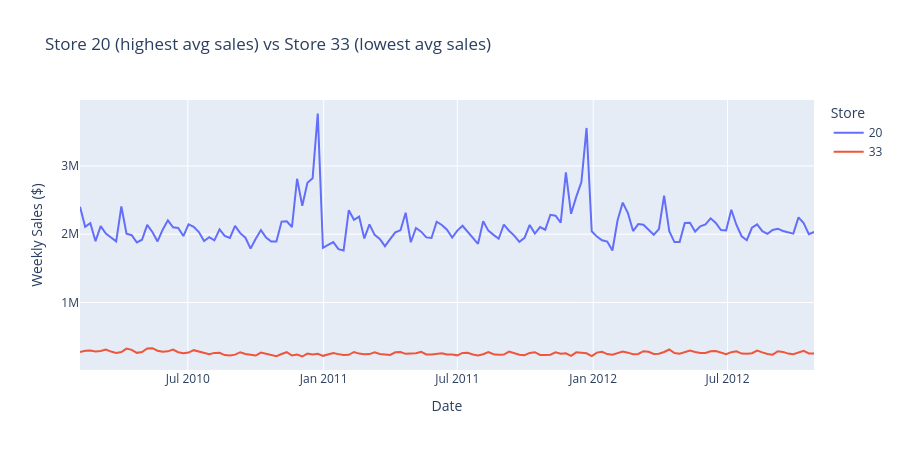

The notebook cell saved with this chart:
### Markdown cell above
Interesting — most red (holiday) markers don't actually land exactly on the year-end peaks. The big spikes happen the week *right after* Thanksgiving (Black Friday shopping), while the `Holiday_Flag` in this dataset marks the holiday week itself. This is a useful detail for modeling: a simple holiday flag may not fully capture the pre/post-holiday shopping surge, so lag features around holidays could help later.

## 5. Store performance comparison (top vs bottom)

### Code cell
top_store = 20
bottom_store = 33

compare_df = store_weekly[store_weekly['Store'].isin([top_store, bottom_store])]

fig = px.line(
    compare_df, x='Date', y='Weekly_Sales', color='Store',
    title=f'Store {top_store} (highest avg sales) vs Store {bottom_store} (lowest avg sales)',
    labels={'Weekly_Sales': 'Weekly Sales ($)'}
)
fig.update_layout(height=450)
fig.show()

### Figure 1 — Plotly figure (JSON) as saved in the notebook; plotly's stock layout.template omitted (floating-point values rounded to 4 significant figures; data arrays with more than 128 entries replaced by an {"elided": "..."} marker saying what was removed)
{"data": [{"hovertemplate": "Store=20<br>Date=%{x}<br>Weekly Sales ($)=%{y}<extra></extra>", "legendgroup": "20", "line": {"color": "#636efa", "dash": "solid"}, "marker": {"symbol": "circle"}, "mode": "lines", "name": "20", "orientation": "v", "showlegend": true, "type": "scatter", "x": {"elided": "143 str values"}, "xaxis": "x", "y": {"elided": "143 float values"}, "yaxis": "y"}, {"hovertemplate": "Store=33<br>Date=%{x}<br>Weekly Sales ($)=%{y}<extra></extra>", "legendgroup": "33", "line": {"color": "#EF553B", "dash": "solid"}, "marker": {"symbol": "circle"}, "mode": "lines", "name": "33", "orientation": "v", "showlegend": true, "type": "scatter", "x": {"elided": "143 str values"}, "xaxis": "x", "y": {"elided": "143 float values"}, "yaxis": "y"}], "layout": {"height": 450, "legend": {"title": {"text": "Store"}, "tracegroupgap": 0}, "title": {"text": "Store 20 (highest avg sales) vs Store 33 (lowest avg sales)"}, "xaxis": {"anchor": "y", "domain": [0.0, 1.0], "title": {"text": "Date"}}, "yaxis": {"anchor": "x", "domain": [0.0, 1.0], "title": {"text": "Weekly Sales ($)"}}}}
